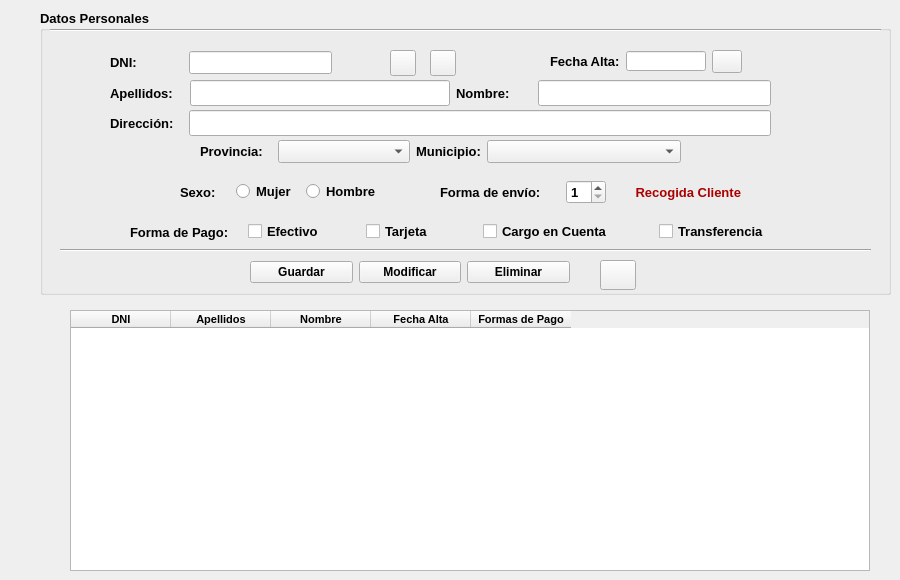
    <widget class="QWidget" name="tab">
     <attribute name="title">
      <string>Clientes</string>
     </attribute>
     <widget class="QGroupBox" name="groupBox">
      <property name="geometry">
       <rect>
        <x>40</x>
        <y>10</y>
        <width>851</width>
        <height>285</height>
       </rect>
      </property>
      <property name="maximumSize">
       <size>
        <width>900</width>
        <height>285</height>
       </size>
      </property>
      <property name="font">
       <font>
        <pointsize>10</pointsize>
        <weight>75</weight>
        <bold>true</bold>
       </font>
      </property>
      <property name="styleSheet">
       <string notr="true"/>
      </property>
      <property name="title">
       <string>Datos Personales</string>
      </property>
      <widget class="QWidget" name="layoutWidget">
       <property name="geometry">
        <rect>
         <x>510</x>
         <y>40</y>
         <width>217</width>
         <height>32</height>
        </rect>
       </property>
       <layout class="QHBoxLayout" name="horizontalLayout_7">
        <property name="sizeConstraint">
         <enum>QLayout::SetFixedSize</enum>
        </property>
        <item>
         <widget class="QLabel" name="lblAltaCli">
          <property name="maximumSize">
           <size>
            <width>80</width>
            <height>16777215</height>
           </size>
          </property>
          <property name="font">
           <font>
            <pointsize>10</pointsize>
            <weight>75</weight>
            <bold>true</bold>
           </font>
          </property>
          <property name="text">
           <string>Fecha Alta:</string>
          </property>
          <property name="alignment">
           <set>Qt::AlignLeading|Qt::AlignLeft|Qt::AlignVCenter</set>
          </property>
         </widget>
        </item>
        <item>
         <widget class="QLineEdit" name="txtAltaCli">
          <property name="sizePolicy">
           <sizepolicy hsizetype="Fixed" vsizetype="Fixed">
            <horstretch>0</horstretch>
            <verstretch>0</verstretch>
           </sizepolicy>
          </property>
          <property name="maximumSize">
           <size>
            <width>80</width>
            <height>20</height>
           </size>
          </property>
          <property name="font">
           <font>
            <pointsize>9</pointsize>
            <weight>50</weight>
            <bold>false</bold>
           </font>
          </property>
          <property name="alignment">
           <set>Qt::AlignRight|Qt::AlignTrailing|Qt::AlignVCenter</set>
          </property>
         </widget>
        </item>
        <item>
         <widget class="QPushButton" name="btnCalendar">
          <property name="maximumSize">
           <size>
            <width>30</width>
            <height>30</height>
           </size>
          </property>
          <property name="text">
           <string/>
          </property>
          <property name="icon">
           <iconset>
            <normaloff>img/calendar.png</normaloff>img/calendar.png</iconset>
          </property>
          <property name="iconSize">
           <size>
            <width>32</width>
            <height>32</height>
           </size>
          </property>
         </widget>
        </item>
       </layout>
      </widget>
      <widget class="QWidget" name="layoutWidget_2">
       <property name="geometry">
        <rect>
         <x>90</x>
         <y>210</y>
         <width>641</width>
         <height>24</height>
        </rect>
       </property>
       <layout class="QHBoxLayout" name="horizontalLayout_5">
        <item>
         <widget class="QLabel" name="lblFormapago">
          <property name="sizePolicy">
           <sizepolicy hsizetype="Expanding" vsizetype="Preferred">
            <horstretch>0</horstretch>
            <verstretch>0</verstretch>
           </sizepolicy>
          </property>
          <property name="font">
           <font>
            <pointsize>10</pointsize>
            <weight>75</weight>
            <bold>true</bold>
           </font>
          </property>
          <property name="text">
           <string>Forma de Pago:   </string>
          </property>
         </widget>
        </item>
        <item>
         <widget class="QCheckBox" name="chkEfectivo">
          <property name="sizePolicy">
           <sizepolicy hsizetype="Expanding" vsizetype="Fixed">
            <horstretch>0</horstretch>
            <verstretch>0</verstretch>
           </sizepolicy>
          </property>
          <property name="text">
           <string>Efectivo</string>
          </property>
          <attribute name="buttonGroup">
           <string notr="true">chkGroupPago</string>
          </attribute>
         </widget>
        </item>
        <item>
         <widget class="QCheckBox" name="chkTarjeta">
          <property name="sizePolicy">
           <sizepolicy hsizetype="Expanding" vsizetype="Fixed">
            <horstretch>0</horstretch>
            <verstretch>0</verstretch>
           </sizepolicy>
          </property>
          <property name="text">
           <string>Tarjeta</string>
          </property>
          <attribute name="buttonGroup">
           <string notr="true">chkGroupPago</string>
          </attribute>
         </widget>
        </item>
        <item>
         <widget class="QCheckBox" name="chkCargocuenta">
          <property name="sizePolicy">
           <sizepolicy hsizetype="Expanding" vsizetype="Fixed">
            <horstretch>0</horstretch>
            <verstretch>0</verstretch>
           </sizepolicy>
          </property>
          <property name="text">
           <string>Cargo en Cuenta</string>
          </property>
          <attribute name="buttonGroup">
           <string notr="true">chkGroupPago</string>
          </attribute>
         </widget>
        </item>
        <item>
         <spacer name="horizontalSpacer_3">
          <property name="orientation">
           <enum>Qt::Horizontal</enum>
          </property>
          <property name="sizeType">
           <enum>QSizePolicy::Fixed</enum>
          </property>
          <property name="sizeHint" stdset="0">
           <size>
            <width>40</width>
            <height>20</height>
           </size>
          </property>
         </spacer>
        </item>
        <item>
         <widget class="QCheckBox" name="chkTransfe">
          <property name="sizePolicy">
           <sizepolicy hsizetype="Expanding" vsizetype="Fixed">
            <horstretch>0</horstretch>
            <verstretch>0</verstretch>
           </sizepolicy>
          </property>
          <property name="text">
           <string>Transferencia</string>
          </property>
         </widget>
        </item>
       </layout>
      </widget>
      <widget class="Line" name="line">
       <property name="geometry">
        <rect>
         <x>20</x>
         <y>230</y>
         <width>811</width>
         <height>21</height>
        </rect>
       </property>
       <property name="orientation">
        <enum>Qt::Horizontal</enum>
       </property>
      </widget>
      <widget class="QWidget" name="layoutWidget_3">
       <property name="geometry">
        <rect>
         <x>160</x>
         <y>130</y>
         <width>481</width>
         <height>26</height>
        </rect>
       </property>
       <layout class="QHBoxLayout" name="horizontalLayout_6">
        <property name="sizeConstraint">
         <enum>QLayout::SetMaximumSize</enum>
        </property>
        <item>
         <widget class="QLabel" name="lblProv">
          <property name="sizePolicy">
           <sizepolicy hsizetype="Expanding" vsizetype="Preferred">
            <horstretch>0</horstretch>
            <verstretch>0</verstretch>
           </sizepolicy>
          </property>
          <property name="maximumSize">
           <size>
            <width>72</width>
            <height>16777215</height>
           </size>
          </property>
          <property name="font">
           <font>
            <pointsize>10</pointsize>
            <weight>75</weight>
            <bold>true</bold>
           </font>
          </property>
          <property name="text">
           <string>Provincia:</string>
          </property>
         </widget>
        </item>
        <item>
         <widget class="QComboBox" name="cmbProv">
          <property name="sizePolicy">
           <sizepolicy hsizetype="Expanding" vsizetype="Fixed">
            <horstretch>0</horstretch>
            <verstretch>0</verstretch>
           </sizepolicy>
          </property>
          <property name="maximumSize">
           <size>
            <width>132</width>
            <height>16777215</height>
           </size>
          </property>
          <property name="sizeIncrement">
           <size>
            <width>0</width>
            <height>0</height>
           </size>
          </property>
         </widget>
        </item>
        <item>
         <widget class="QLabel" name="lblMuni">
          <property name="sizePolicy">
           <sizepolicy hsizetype="Fixed" vsizetype="Preferred">
            <horstretch>0</horstretch>
            <verstretch>0</verstretch>
           </sizepolicy>
          </property>
          <property name="maximumSize">
           <size>
            <width>72</width>
            <height>16777215</height>
           </size>
          </property>
          <property name="font">
           <font>
            <pointsize>10</pointsize>
            <weight>75</weight>
            <bold>true</bold>
           </font>
          </property>
          <property name="text">
           <string>Municipio:</string>
          </property>
         </widget>
        </item>
        <item>
         <widget class="QComboBox" name="cmbMuni">
          <property name="sizePolicy">
           <sizepolicy hsizetype="Expanding" vsizetype="Fixed">
            <horstretch>0</horstretch>
            <verstretch>0</verstretch>
           </sizepolicy>
          </property>
          <property name="maximumSize">
           <size>
            <width>200</width>
            <height>16777215</height>
           </size>
          </property>
          <property name="sizeIncrement">
           <size>
            <width>0</width>
            <height>0</height>
           </size>
          </property>
         </widget>
        </item>
       </layout>
      </widget>
      <widget class="QWidget" name="layoutWidget_4">
       <property name="geometry">
        <rect>
         <x>70</x>
         <y>70</y>
         <width>661</width>
         <height>26</height>
        </rect>
       </property>
       <layout class="QHBoxLayout" name="horizontalLayout_2">
        <property name="sizeConstraint">
         <enum>QLayout::SetNoConstraint</enum>
        </property>
        <item>
         <widget class="QLabel" name="lblApel">
          <property name="sizePolicy">
           <sizepolicy hsizetype="Expanding" vsizetype="Preferred">
            <horstretch>0</horstretch>
            <verstretch>0</verstretch>
           </sizepolicy>
          </property>
          <property name="maximumSize">
           <size>
            <width>74</width>
            <height>16777215</height>
           </size>
          </property>
          <property name="font">
           <font>
            <pointsize>10</pointsize>
            <weight>75</weight>
            <bold>true</bold>
           </font>
          </property>
          <property name="text">
           <string>Apellidos:</string>
          </property>
          <property name="alignment">
           <set>Qt::AlignLeading|Qt::AlignLeft|Qt::AlignVCenter</set>
          </property>
         </widget>
        </item>
        <item>
         <widget class="QLineEdit" name="txtApel">
          <property name="sizePolicy">
           <sizepolicy hsizetype="Expanding" vsizetype="Preferred">
            <horstretch>0</horstretch>
            <verstretch>0</verstretch>
           </sizepolicy>
          </property>
          <property name="maximumSize">
           <size>
            <width>264</width>
            <height>16777215</height>
           </size>
          </property>
          <property name="font">
           <font>
            <pointsize>10</pointsize>
            <weight>50</weight>
            <bold>false</bold>
           </font>
          </property>
         </widget>
        </item>
        <item>
         <widget class="QLabel" name="lblNome">
          <property name="sizePolicy">
           <sizepolicy hsizetype="Expanding" vsizetype="Preferred">
            <horstretch>0</horstretch>
            <verstretch>0</verstretch>
           </sizepolicy>
          </property>
          <property name="maximumSize">
           <size>
            <width>76</width>
            <height>16777215</height>
           </size>
          </property>
          <property name="font">
           <font>
            <pointsize>10</pointsize>
            <weight>75</weight>
            <bold>true</bold>
           </font>
          </property>
          <property name="text">
           <string>Nombre:</string>
          </property>
          <property name="alignment">
           <set>Qt::AlignLeading|Qt::AlignLeft|Qt::AlignVCenter</set>
          </property>
         </widget>
        </item>
        <item>
         <widget class="QLineEdit" name="txtNome">
          <property name="sizePolicy">
           <sizepolicy hsizetype="Expanding" vsizetype="Preferred">
            <horstretch>0</horstretch>
            <verstretch>0</verstretch>
           </sizepolicy>
          </property>
          <property name="maximumSize">
           <size>
            <width>233</width>
            <height>16777215</height>
           </size>
          </property>
          <property name="font">
           <font>
            <pointsize>10</pointsize>
            <weight>50</weight>
            <bold>false</bold>
           </font>
          </property>
         </widget>
        </item>
       </layout>
      </widget>
      <widget class="Line" name="line_2">
       <property name="geometry">
        <rect>
         <x>10</x>
         <y>10</y>
         <width>831</width>
         <height>21</height>
        </rect>
       </property>
       <property name="orientation">
        <enum>Qt::Horizontal</enum>
       </property>
      </widget>
      <widget class="QWidget" name="layoutWidget_5">
       <property name="geometry">
        <rect>
         <x>140</x>
         <y>170</y>
         <width>201</width>
         <height>24</height>
        </rect>
       </property>
       <layout class="QHBoxLayout" name="horizontalLayout_4">
        <item>
         <widget class="QLabel" name="lblSexo">
          <property name="sizePolicy">
           <sizepolicy hsizetype="Expanding" vsizetype="Preferred">
            <horstretch>0</horstretch>
            <verstretch>0</verstretch>
           </sizepolicy>
          </property>
          <property name="maximumSize">
           <size>
            <width>50</width>
            <height>16777215</height>
           </size>
          </property>
          <property name="font">
           <font>
            <pointsize>10</pointsize>
            <weight>75</weight>
            <bold>true</bold>
           </font>
          </property>
          <property name="text">
           <string>Sexo:</string>
          </property>
         </widget>
        </item>
        <item>
         <widget class="QRadioButton" name="rbtFem">
          <property name="text">
           <string>Mujer</string>
          </property>
          <attribute name="buttonGroup">
           <string notr="true">rbtGroupSex</string>
          </attribute>
         </widget>
        </item>
        <item>
         <widget class="QRadioButton" name="rbtHom">
          <property name="text">
           <string>Hombre</string>
          </property>
          <attribute name="buttonGroup">
           <string notr="true">rbtGroupSex</string>
          </attribute>
         </widget>
        </item>
       </layout>
      </widget>
      <widget class="QWidget" name="layoutWidget_6">
       <property name="geometry">
        <rect>
         <x>70</x>
         <y>100</y>
         <width>661</width>
         <height>26</height>
        </rect>
       </property>
       <layout class="QHBoxLayout" name="horizontalLayout_3">
        <property name="sizeConstraint">
         <enum>QLayout::SetDefaultConstraint</enum>
        </property>
        <item>
         <widget class="QLabel" name="lblDir">
          <property name="sizePolicy">
           <sizepolicy hsizetype="Expanding" vsizetype="Preferred">
            <horstretch>0</horstretch>
            <verstretch>0</verstretch>
           </sizepolicy>
          </property>
          <property name="maximumSize">
           <size>
            <width>73</width>
            <height>16777215</height>
           </size>
          </property>
          <property name="font">
           <font>
            <pointsize>10</pointsize>
            <weight>75</weight>
            <bold>true</bold>
           </font>
          </property>
          <property name="text">
           <string>Dirección:</string>
          </property>
          <property name="alignment">
           <set>Qt::AlignLeading|Qt::AlignLeft|Qt::AlignVCenter</set>
          </property>
         </widget>
        </item>
        <item>
         <widget class="QLineEdit" name="txtDir">
          <property name="sizePolicy">
           <sizepolicy hsizetype="Expanding" vsizetype="Preferred">
            <horstretch>0</horstretch>
            <verstretch>0</verstretch>
           </sizepolicy>
          </property>
          <property name="maximumSize">
           <size>
            <width>589</width>
            <height>16777215</height>
           </size>
          </property>
          <property name="font">
           <font>
            <pointsize>10</pointsize>
            <weight>50</weight>
            <bold>false</bold>
           </font>
          </property>
         </widget>
        </item>
       </layout>
      </widget>
      <widget class="QWidget" name="layoutWidget_7">
       <property name="geometry">
        <rect>
         <x>70</x>
         <y>40</y>
         <width>261</width>
         <height>25</height>
        </rect>
       </property>
       <layout class="QHBoxLayout" name="horizontalLayout">
        <property name="sizeConstraint">
         <enum>QLayout::SetNoConstraint</enum>
        </property>
        <item>
         <widget class="QLabel" name="lblDNI">
          <property name="sizePolicy">
           <sizepolicy hsizetype="Expanding" vsizetype="Preferred">
            <horstretch>0</horstretch>
            <verstretch>0</verstretch>
           </sizepolicy>
          </property>
          <property name="maximumSize">
           <size>
            <width>73</width>
            <height>16777215</height>
           </size>
          </property>
          <property name="font">
           <font>
            <pointsize>10</pointsize>
            <weight>75</weight>
            <bold>true</bold>
           </font>
          </property>
          <property name="text">
           <string>DNI:      </string>
          </property>
          <property name="alignment">
           <set>Qt::AlignLeading|Qt::AlignLeft|Qt::AlignVCenter</set>
          </property>
         </widget>
        </item>
        <item>
         <widget class="QLineEdit" name="txtDNI">
          <property name="maximumSize">
           <size>
            <width>143</width>
            <height>16777215</height>
           </size>
          </property>
          <property name="font">
           <font>
            <pointsize>10</pointsize>
            <weight>50</weight>
            <bold>false</bold>
           </font>
          </property>
         </widget>
        </item>
        <item>
         <widget class="QLabel" name="lblValidoDNI">
          <property name="sizePolicy">
           <sizepolicy hsizetype="Expanding" vsizetype="Preferred">
            <horstretch>0</horstretch>
            <verstretch>0</verstretch>
           </sizepolicy>
          </property>
          <property name="maximumSize">
           <size>
            <width>31</width>
            <height>16777215</height>
           </size>
          </property>
          <property name="font">
           <font>
            <family>Comic Sans MS</family>
            <pointsize>12</pointsize>
            <weight>75</weight>
            <bold>true</bold>
           </font>
          </property>
          <property name="text">
           <string/>
          </property>
         </widget>
        </item>
       </layout>
      </widget>
      <widget class="QPushButton" name="btnLimpiaCli">
       <property name="geometry">
        <rect>
         <x>350</x>
         <y>40</y>
         <width>26</width>
         <height>26</height>
        </rect>
       </property>
       <property name="text">
        <string/>
       </property>
       <property name="icon">
        <iconset>
         <normaloff>img/recargar.png</normaloff>img/recargar.png</iconset>
       </property>
       <property name="iconSize">
        <size>
         <width>20</width>
         <height>20</height>
        </size>
       </property>
      </widget>
      <widget class="QWidget" name="layoutWidget">
       <property name="geometry">
        <rect>
         <x>210</x>
         <y>250</y>
         <width>320</width>
         <height>25</height>
        </rect>
       </property>
       <layout class="QHBoxLayout" name="horizontalLayout_8">
        <item>
         <widget class="QPushButton" name="btnGrabaCli">
          <property name="font">
           <font>
            <pointsize>9</pointsize>
            <weight>75</weight>
            <bold>true</bold>
           </font>
          </property>
          <property name="text">
           <string>Guardar</string>
          </property>
         </widget>
        </item>
        <item>
         <widget class="QPushButton" name="btnModifCli">
          <property name="font">
           <font>
            <pointsize>9</pointsize>
            <weight>75</weight>
            <bold>true</bold>
           </font>
          </property>
          <property name="text">
           <string>Modificar</string>
          </property>
         </widget>
        </item>
        <item>
         <widget class="QPushButton" name="btnBajaCli">
          <property name="font">
           <font>
            <pointsize>9</pointsize>
            <weight>75</weight>
            <bold>true</bold>
           </font>
          </property>
          <property name="text">
           <string>Eliminar</string>
          </property>
         </widget>
        </item>
       </layout>
      </widget>
      <widget class="QWidget" name="layoutWidget">
       <property name="geometry">
        <rect>
         <x>400</x>
         <y>170</y>
         <width>311</width>
         <height>24</height>
        </rect>
       </property>
       <layout class="QHBoxLayout" name="horizontalLayout_9">
        <item>
         <widget class="QLabel" name="label_3">
          <property name="text">
           <string>Forma de envío:</string>
          </property>
         </widget>
        </item>
        <item>
         <widget class="QSpinBox" name="spinEnvio">
          <property name="maximumSize">
           <size>
            <width>40</width>
            <height>30</height>
           </size>
          </property>
          <property name="minimum">
           <number>1</number>
          </property>
          <property name="maximum">
           <number>4</number>
          </property>
         </widget>
        </item>
        <item>
         <spacer name="horizontalSpacer_6">
          <property name="orientation">
           <enum>Qt::Horizontal</enum>
          </property>
          <property name="sizeType">
           <enum>QSizePolicy::Fixed</enum>
          </property>
          <property name="sizeHint" stdset="0">
           <size>
            <width>20</width>
            <height>20</height>
           </size>
          </property>
         </spacer>
        </item>
        <item>
         <widget class="QLabel" name="lblEnvio">
          <property name="maximumSize">
           <size>
            <width>160</width>
            <height>16777215</height>
           </size>
          </property>
          <property name="styleSheet">
           <string notr="true">color: rgb(170, 0, 0);
font: 75 8pt &quot;MS Shell Dlg 2&quot;;</string>
          </property>
          <property name="text">
           <string> Recogida Cliente</string>
          </property>
         </widget>
        </item>
       </layout>
      </widget>
      <widget class="QPushButton" name="btnBuscaCli">
       <property name="geometry">
        <rect>
         <x>390</x>
         <y>40</y>
         <width>26</width>
         <height>26</height>
        </rect>
       </property>
       <property name="text">
        <string/>
       </property>
       <property name="icon">
        <iconset>
         <normaloff>img/lupa.png</normaloff>img/lupa.png</iconset>
       </property>
       <property name="iconSize">
        <size>
         <width>20</width>
         <height>20</height>
        </size>
       </property>
      </widget>
      <widget class="QPushButton" name="btnPDFcli">
       <property name="geometry">
        <rect>
         <x>560</x>
         <y>250</y>
         <width>36</width>
         <height>30</height>
        </rect>
       </property>
       <property name="text">
        <string/>
       </property>
       <property name="icon">
        <iconset>
         <normaloff>img/factura.png</normaloff>img/factura.png</iconset>
       </property>
       <property name="iconSize">
        <size>
         <width>30</width>
         <height>30</height>
        </size>
       </property>
      </widget>
     </widget>
     <widget class="QTableWidget" name="tabClientes">
      <property name="geometry">
       <rect>
        <x>70</x>
        <y>310</y>
        <width>800</width>
        <height>261</height>
       </rect>
      </property>
      <property name="maximumSize">
       <size>
        <width>800</width>
        <height>261</height>
       </size>
      </property>
      <property name="font">
       <font>
        <pointsize>8</pointsize>
        <weight>75</weight>
        <bold>true</bold>
       </font>
      </property>
      <property name="autoScrollMargin">
       <number>14</number>
      </property>
      <property name="editTriggers">
       <set>QAbstractItemView::NoEditTriggers</set>
      </property>
      <property name="alternatingRowColors">
       <bool>true</bool>
      </property>
      <attribute name="horizontalHeaderMinimumSectionSize">
       <number>60</number>
      </attribute>
      <attribute name="verticalHeaderMinimumSectionSize">
       <number>40</number>
      </attribute>
      <attribute name="verticalHeaderDefaultSectionSize">
       <number>41</number>
      </attribute>
      <column>
       <property name="text">
        <string>DNI</string>
       </property>
      </column>
      <column>
       <property name="text">
        <string>Apellidos</string>
       </property>
      </column>
      <column>
       <property name="text">
        <string>Nombre</string>
       </property>
      </column>
      <column>
       <property name="text">
        <string>Fecha Alta</string>
       </property>
      </column>
      <column>
       <property name="text">
        <string>Formas de Pago</string>
       </property>
      </column>
     </widget>
    </widget>
